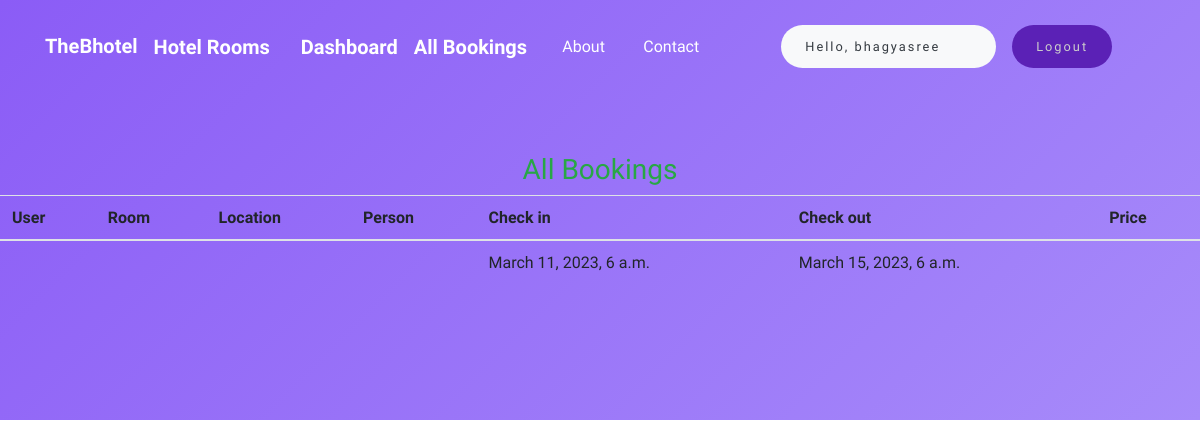
/staff/allbookings (signed in), run on an earlier commit of the app's database.
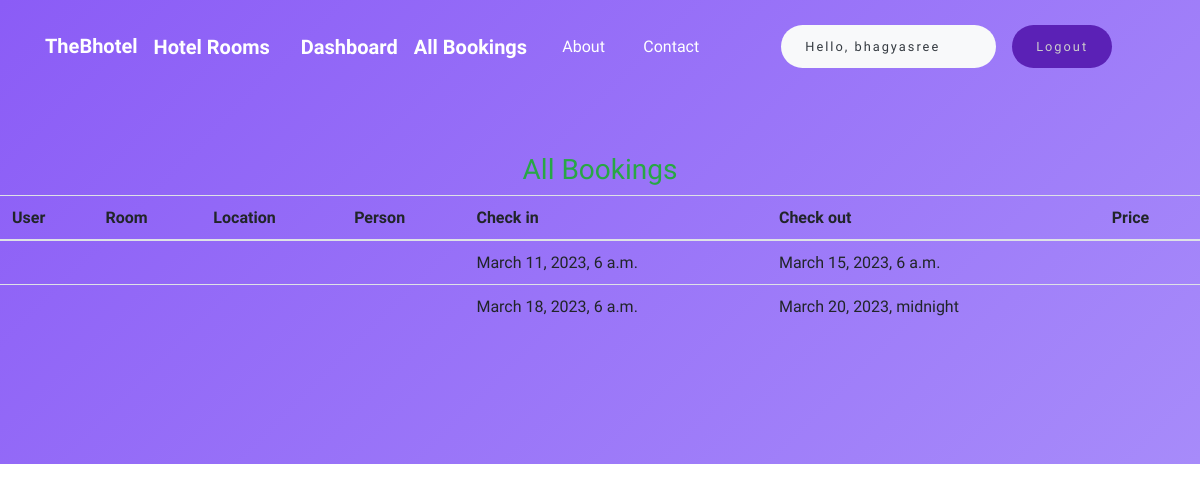
And on a later commit of the database.
### store/models.py (models this page shows, shortened)
class Reservation(models.Model):
    check_in = models.DateField(auto_now =False)
    check_out = models.DateField()
    room = models.ForeignKey(Rooms, on_delete = models.CASCADE)
    guest = models.ForeignKey(User, on_delete= models.CASCADE)
    booking_id = models.CharField(max_length=100,default="null")

### store/views.py (the view)
# urls.py: path('staff/allbookings', views.all_bookings,name="allbookigs"),
@login_required(login_url='/staff')
def all_bookings(request):
    bookings = Reservation.objects.all()
    if not bookings:
        messages.warning(request,"No Bookings Found")
    return HttpResponse(render(request,'staff/allbookings.html',{'bookings':bookings}))

### store/templates/staff/allbookings.html (shortened to what this page needs)
{% extends 'basic.html' %}
{% block body %}
<h3 class="text-center  text-success">All Bookings </h3>
<table class="table">
    <thead>
        <th>User</th>
        <th>Room</th>
        <th>Location</th>
        <th>Person</th>
        <th>Check in</th>
        <th>Check out</th>
        <th>Price</th>
    </thead>
    {% for each_booking in bookings %}
    <tr>
        <td>{{each_booking.guest.username}}</td>
        <td>{{each_booking.room.roomnumber}}</td>
        <td>{{each_booking.room.hotel.location}}</td>
        <td>{{each_booking.room.capacity}}</td>
        <td>{{each_booking.check_in}}</td>
        <td>{{each_booking.check_out}}</td>
        <td>{{each_booking.room.price}}</td>
    </tr>
    {% endfor %}
</table>
{% endblock body %}

### store/templates/basic.html (shortened to what this page needs)
{% load static %}
<html lang="en">
<head>
    <link rel="stylesheet" href="https://cdnjs.cloudflare.com/ajax/libs/twitter-bootstrap/4.1.3/css/bootstrap.min.css">
    <link rel="stylesheet" href="https://cdnjs.cloudflare.com/ajax/libs/font-awesome/4.7.0/css/font-awesome.min.css">
    <link rel="stylesheet" type = "text/css" href="{% static 'css/style1.css' %}">
</head>
<body >
    <div>
        <div class="header-blue">
            <nav class="navbar navbar-dark navbar-expand-md navigation-clean-search">
                <div class="container">
                    <a class="navbar-brand" href="/">TheBhotel</a>
                    <div class="collapse navbar-collapse"
                        id="navcol-1">
                        <a class="navbar-brand" href="#">Hotel Rooms</a>
                          </div>
                          <div class="container">
                                <div class="collapse navbar-collapse " id="navbarSupportedContent">
                                    <ul class="navbar-nav mr-auto ">
                                        {% if user.is_staff %}
                                        <li class="nav-item active">
                                            <a class="navbar-brand" href="/staff/panel">Dashboard </a>
                                        </li>
                                        {% elif user.is_staff == False and user.is_authenticated %}
                                        <li class="nav-item active">
                                                <a class="navbar-brand" href="/user/bookings">My Bookings </a>
                                            </li>
                                        {% endif %}
                                        {% if user.is_staff %}
                                        <li class="nav-item active">
                                                <a class="navbar-brand" href="/staff/allbookings">All Bookings </a>
                                            </li>
                                        {% endif %}
                                        <li class="nav-item active">
                                            <a class="nav-link text-bold" href="/about">About</a>
                                        </li>
                                        <li class="nav-item active">
                                            <a class="nav-link text-bold" href="/contact">Contact </a>
                                        </li>
                                    </ul>
                                    {% if user.is_authenticated %}
                                          <button class="btn btn-group bg-light text-dark" data-toggle="modal" data-target="#forlogin">
                                           Hello, {{request.user}}
                                           <a href="/logout" class="nav-link">
                                        <button class="btn btn-group " data-toggle="modal" data-target="#forlogin">
                                            Logout
                                        </button></a>&nbsp; &nbsp;
                                        </button>
                                    {% endif %}
                                </div>
                            </nav>
    <div class="container hero">
  <div class="row">
      <div class="col-12 col-lg-6 col-xl-5 offset-xl-1">
</div>
</div>
    </div>
    {% block body %}
    {% endblock body %}
</body>
</html>

### store/static/css/style1.css (style rules this page uses)
.header-blue { background:linear-gradient(135deg,#8B5CF6, #A78BFA); background-color:#184e8e; padding-bottom:80px; font-family:'Source Sans Pro', sans-serif; }
@media (min-width:768px) { .header-blue { padding-bottom:120px; } }
.header-blue .navbar { background:transparent; padding-top:.75rem; padding-bottom:.75rem; color:#fff; border-radius:0; box-shadow:none; border:none; }
@media (min-width:768px) { .header-blue .navbar { padding-top:1rem; padding-bottom:1rem; } }
.header-blue .navbar .navbar-brand { font-weight:bold; color:inherit; }
.header-blue .navbar .navbar-collapse { border-top:1px solid rgba(255,255,255,0.3); margin-top:.5rem; }
@media (min-width:768px) { .header-blue .navbar .navbar-collapse { border-color:transparent; margin:0; } }
@media (min-width: 768px) { .header-blue .navbar-nav .nav-link { padding-left:.7rem; padding-right:.7rem; } }
@media (min-width: 992px) { .header-blue .navbar-nav .nav-link { padding-left:1.2rem; padding-right:1.2rem; } }
.header-blue .hero { margin-top:20px; text-align:center; }
@media (min-width:768px) { .header-blue .hero { margin-top:60px; text-align:left; } }
.btn { background-color: #5B21B6; color:#ccc; border: none; padding: 12px 24px; border-radius: 24px; font-size: 12px; font-size: 0.8rem; letter-spacing: 2px; cursor: pointer; }

### store/templates/basic.html (style rules this page uses)
a { text-decoration: none; }

What changed in the data, as far as the page shows it:
added Reservation: check_in "March 18, 2023, 6 a.m.", check_out "March 20, 2023, midnight"
